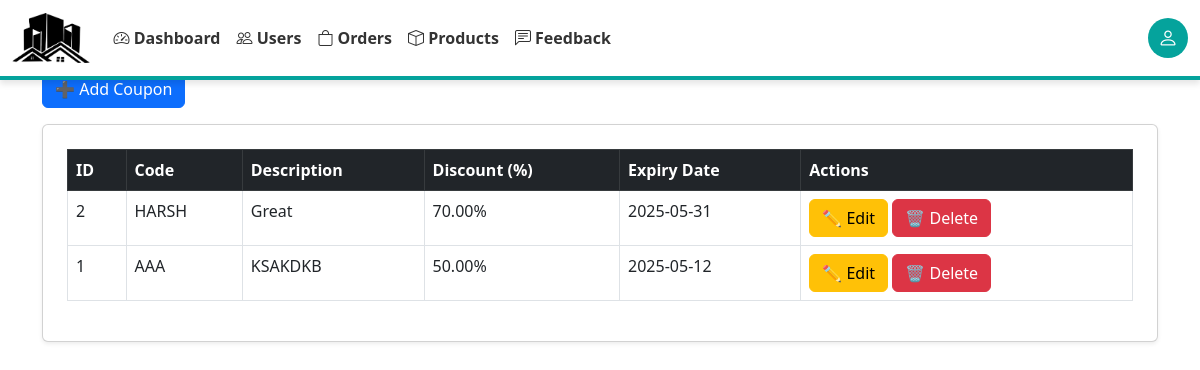
Page /admin/admin_offers.php on the committed database.
### tables this page shows
CREATE TABLE `coupons` (
  `id` int(11) NOT NULL,
  `code` varchar(50) NOT NULL,
  `description` text DEFAULT NULL,
  `discount` decimal(5,2) DEFAULT NULL,
  `expiry_date` date DEFAULT NULL,
  `created_at` timestamp NOT NULL DEFAULT current_timestamp()
);

### admin/admin_offers.php (the view, shortened to what this page needs)
<?php
include '../database/config.php';
$coupons = mysqli_query($con, "SELECT * FROM coupons ORDER BY id DESC");
?>
<!DOCTYPE html>
<html lang="en">
<head>
    <link href="https://cdn.jsdelivr.net/npm/bootstrap@5.3.0/dist/css/bootstrap.min.css" rel="stylesheet">
</head>
<body>
<?php include 'admin_navbar.php'; ?>
<div class="container mt-4">
    <h2 class="text-center">Manage Coupons</h2>
    <button class="btn btn-primary mb-3" data-bs-toggle="modal" data-bs-target="#addCouponModal">➕ Add Coupon</button>
    <div class="card p-4 shadow-sm">
        <table class="table table-hover table-bordered">
            <thead class="table-dark">
                <tr>
                    <th>ID</th>
                    <th>Code</th>
                    <th>Description</th>
                    <th>Discount (%)</th>
                    <th>Expiry Date</th>
                    <th>Actions</th>
                </tr>
            </thead>
            <tbody>
                <?php while ($row = mysqli_fetch_assoc($coupons)): ?>
                    <tr>
                        <td><?php echo $row['id']; ?></td>
                        <td><?php echo $row['code']; ?></td>
                        <td><?php echo $row['description']; ?></td>
                        <td><?php echo $row['discount']; ?>%</td>
                        <td><?php echo $row['expiry_date']; ?></td>
                        <td>
                            <button class="btn btn-warning edit-btn"
                                data-id="<?php echo $row['id']; ?>"
                                data-code="<?php echo $row['code']; ?>"
                                data-description="<?php echo $row['description']; ?>"
                                data-discount="<?php echo $row['discount']; ?>"
                                data-expiry="<?php echo $row['expiry_date']; ?>"
                                data-bs-toggle="modal"
                                data-bs-target="#editCouponModal">✏️ Edit</button>
                            <a href="?delete=<?php echo $row['id']; ?>" class="btn btn-danger" onclick="return confirm('Are you sure?')">🗑️ Delete</a>
                        </td>
                    </tr>
                <?php endwhile; ?>
            </tbody>
        </table>
    </div>
</div>
</body>
</html>

### rows in the picture
coupons: id "2", code "HARSH", description "Great", discount "70.00", expiry_date "2025-05-31"
coupons: id "1", code "AAA", description "KSAKDKB", discount "50.00", expiry_date "2025-05-12"
